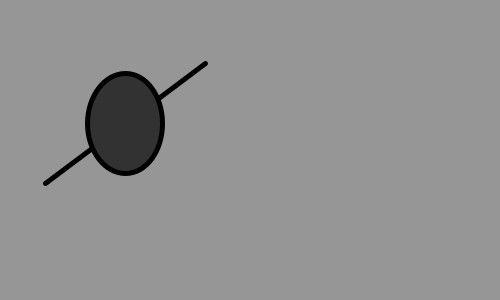
Frame 1 (no input)
Frame 60 (the mouse pressed at the canvas centre just before this capture): identical to frame 1, image omitted
Frame 120 (the mouse held since frame 60 and released just before this capture): identical to frame 1, image omitted

The Processing sketch that drew this single still picture (run headless with seeded random() and noise(); from frame 60 on, the mouse is pressed at the canvas centre):

// Processing sketch: exercise2_2
// ── exercise2_2.pde
void setup()
{
  size(500,300);
}

void draw()
{
  strokeWeight(5);
  background(150);
  line(45,183,205, 63);
  fill(50);
  ellipse(125,123,75,100);
}
